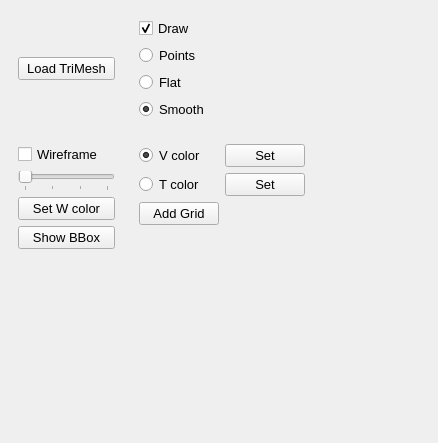
<?xml version="1.0" encoding="UTF-8"?>
<ui version="4.0">
 <class>Trimesh_manager</class>
 <widget class="QDockWidget" name="Trimesh_manager">
  <property name="geometry">
   <rect>
    <x>0</x>
    <y>0</y>
    <width>438</width>
    <height>443</height>
   </rect>
  </property>
  <property name="minimumSize">
   <size>
    <width>438</width>
    <height>330</height>
   </size>
  </property>
  <property name="maximumSize">
   <size>
    <width>524287</width>
    <height>9999</height>
   </size>
  </property>
  <property name="font">
   <font>
    <pointsize>10</pointsize>
   </font>
  </property>
  <property name="windowTitle">
   <string>Triangle Mesh</string>
  </property>
  <widget class="QWidget" name="dockWidgetContents">
   <layout class="QGridLayout" name="gridLayout">
    <item row="0" column="3">
     <widget class="QFrame" name="verticalFrame">
      <layout class="QVBoxLayout" name="verticalLayout_2">
       <item>
        <widget class="QPushButton" name="butLoadTrimesh">
         <property name="font">
          <font>
           <pointsize>10</pointsize>
          </font>
         </property>
         <property name="text">
          <string>Load TriMesh</string>
         </property>
        </widget>
       </item>
      </layout>
     </widget>
    </item>
    <item row="1" column="4">
     <widget class="QFrame" name="frame_2">
      <layout class="QGridLayout" name="gridLayout_2">
       <item row="2" column="0">
        <widget class="QRadioButton" name="rbTriangleColor">
         <property name="font">
          <font>
           <pointsize>10</pointsize>
          </font>
         </property>
         <property name="text">
          <string>T color</string>
         </property>
        </widget>
       </item>
       <item row="0" column="0">
        <widget class="QRadioButton" name="rbVertexColor">
         <property name="font">
          <font>
           <pointsize>10</pointsize>
          </font>
         </property>
         <property name="text">
          <string>V color</string>
         </property>
         <property name="checked">
          <bool>true</bool>
         </property>
        </widget>
       </item>
       <item row="5" column="0" colspan="2">
        <spacer name="verticalSpacer_3">
         <property name="orientation">
          <enum>Qt::Vertical</enum>
         </property>
         <property name="sizeHint" stdset="0">
          <size>
           <width>20</width>
           <height>10</height>
          </size>
         </property>
        </spacer>
       </item>
       <item row="2" column="1">
        <widget class="QPushButton" name="butSetTcolor">
         <property name="font">
          <font>
           <pointsize>10</pointsize>
          </font>
         </property>
         <property name="text">
          <string>Set</string>
         </property>
        </widget>
       </item>
       <item row="0" column="1">
        <widget class="QPushButton" name="butSetVColor">
         <property name="font">
          <font>
           <pointsize>10</pointsize>
          </font>
         </property>
         <property name="text">
          <string>Set</string>
         </property>
        </widget>
       </item>
       <item row="3" column="0">
        <widget class="QPushButton" name="addGridButton">
         <property name="text">
          <string>Add Grid</string>
         </property>
        </widget>
       </item>
      </layout>
     </widget>
    </item>
    <item row="0" column="4">
     <widget class="QFrame" name="frame">
      <layout class="QVBoxLayout" name="verticalLayout">
       <item>
        <widget class="QCheckBox" name="cbDrawTrimesh">
         <property name="text">
          <string>Draw</string>
         </property>
         <property name="checked">
          <bool>true</bool>
         </property>
        </widget>
       </item>
       <item>
        <widget class="QRadioButton" name="rbPoints">
         <property name="text">
          <string>Points</string>
         </property>
        </widget>
       </item>
       <item>
        <widget class="QRadioButton" name="rbFlat">
         <property name="text">
          <string>Flat</string>
         </property>
        </widget>
       </item>
       <item>
        <widget class="QRadioButton" name="rbSmooth">
         <property name="text">
          <string>Smooth</string>
         </property>
         <property name="checked">
          <bool>true</bool>
         </property>
        </widget>
       </item>
      </layout>
     </widget>
    </item>
    <item row="0" column="5" rowspan="3">
     <spacer name="horizontalSpacer_2">
      <property name="orientation">
       <enum>Qt::Horizontal</enum>
      </property>
      <property name="sizeHint" stdset="0">
       <size>
        <width>40</width>
        <height>20</height>
       </size>
      </property>
     </spacer>
    </item>
    <item row="1" column="3">
     <widget class="QFrame" name="frame_3">
      <property name="frameShape">
       <enum>QFrame::NoFrame</enum>
      </property>
      <property name="frameShadow">
       <enum>QFrame::Raised</enum>
      </property>
      <layout class="QVBoxLayout" name="verticalLayout_3">
       <item>
        <widget class="QCheckBox" name="cbWireframe">
         <property name="text">
          <string>Wireframe</string>
         </property>
        </widget>
       </item>
       <item>
        <widget class="QSlider" name="hsWireframeWidth">
         <property name="minimum">
          <number>1</number>
         </property>
         <property name="maximum">
          <number>4</number>
         </property>
         <property name="tracking">
          <bool>false</bool>
         </property>
         <property name="orientation">
          <enum>Qt::Horizontal</enum>
         </property>
         <property name="tickPosition">
          <enum>QSlider::TicksBelow</enum>
         </property>
         <property name="tickInterval">
          <number>1</number>
         </property>
        </widget>
       </item>
       <item>
        <widget class="QPushButton" name="butSetWireframeColor">
         <property name="font">
          <font>
           <pointsize>10</pointsize>
          </font>
         </property>
         <property name="text">
          <string>Set W color</string>
         </property>
        </widget>
       </item>
       <item>
        <widget class="QPushButton" name="butShowBBox">
         <property name="text">
          <string>Show BBox</string>
         </property>
        </widget>
       </item>
       <item>
        <spacer name="verticalSpacer">
         <property name="orientation">
          <enum>Qt::Vertical</enum>
         </property>
         <property name="sizeHint" stdset="0">
          <size>
           <width>20</width>
           <height>40</height>
          </size>
         </property>
        </spacer>
       </item>
      </layout>
     </widget>
    </item>
   </layout>
  </widget>
 </widget>
 <resources/>
 <connections/>
</ui>
